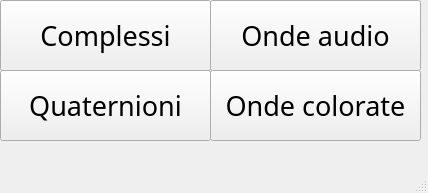
<?xml version="1.0" encoding="UTF-8"?>
<ui version="4.0">
 <class>KalkSelectorView</class>
 <widget class="QMainWindow" name="KalkSelectorView">
  <property name="geometry">
   <rect>
    <x>0</x>
    <y>0</y>
    <width>428</width>
    <height>193</height>
   </rect>
  </property>
  <property name="windowTitle">
   <string>MainWindow</string>
  </property>
  <widget class="QWidget" name="centralwidget">
   <widget class="QPushButton" name="openQuaternion">
    <property name="geometry">
     <rect>
      <x>0</x>
      <y>70</y>
      <width>211</width>
      <height>71</height>
     </rect>
    </property>
    <property name="font">
     <font>
      <family>Microsoft JhengHei Light</family>
      <pointsize>20</pointsize>
     </font>
    </property>
    <property name="text">
     <string>Quaternioni</string>
    </property>
    <property name="flat">
     <bool>false</bool>
    </property>
   </widget>
   <widget class="QPushButton" name="openAudio">
    <property name="geometry">
     <rect>
      <x>210</x>
      <y>0</y>
      <width>211</width>
      <height>71</height>
     </rect>
    </property>
    <property name="font">
     <font>
      <family>Microsoft JhengHei Light</family>
      <pointsize>20</pointsize>
     </font>
    </property>
    <property name="text">
     <string>Onde audio</string>
    </property>
    <property name="flat">
     <bool>false</bool>
    </property>
   </widget>
   <widget class="QPushButton" name="openColor">
    <property name="geometry">
     <rect>
      <x>210</x>
      <y>70</y>
      <width>211</width>
      <height>71</height>
     </rect>
    </property>
    <property name="font">
     <font>
      <family>Microsoft JhengHei Light</family>
      <pointsize>20</pointsize>
     </font>
    </property>
    <property name="text">
     <string>Onde colorate</string>
    </property>
    <property name="flat">
     <bool>false</bool>
    </property>
   </widget>
   <widget class="QPushButton" name="openComplex">
    <property name="geometry">
     <rect>
      <x>0</x>
      <y>0</y>
      <width>211</width>
      <height>71</height>
     </rect>
    </property>
    <property name="font">
     <font>
      <family>Microsoft JhengHei Light</family>
      <pointsize>20</pointsize>
     </font>
    </property>
    <property name="text">
     <string>Complessi</string>
    </property>
    <property name="flat">
     <bool>false</bool>
    </property>
   </widget>
  </widget>
  <widget class="QMenuBar" name="menubar">
   <property name="geometry">
    <rect>
     <x>0</x>
     <y>0</y>
     <width>428</width>
     <height>25</height>
    </rect>
   </property>
  </widget>
  <widget class="QStatusBar" name="statusbar"/>
 </widget>
 <resources/>
 <connections/>
</ui>
